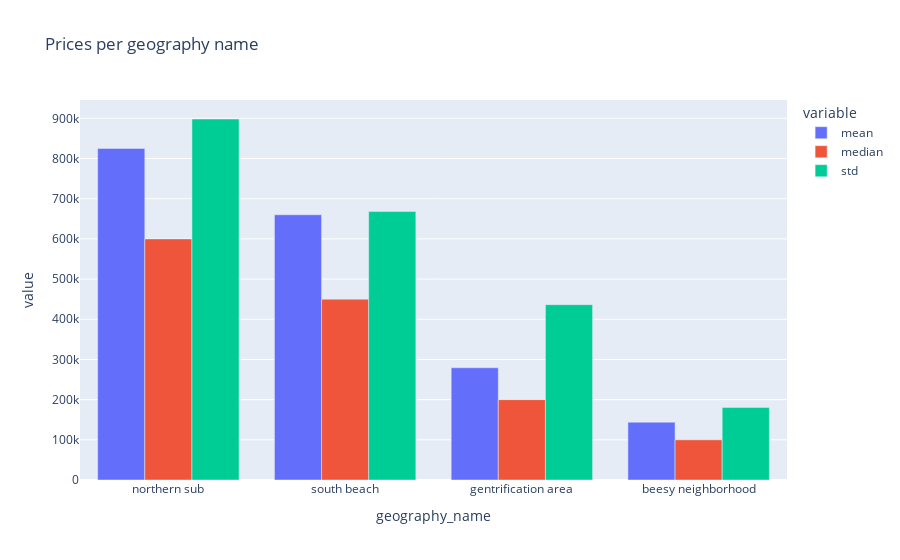

The code cell stored with this chart in its notebook:
### Markdown cell above
#### Prices  per geography name

### Code cell
geography_name=data[['price','geography_name']]
geography_name=geography_name.groupby(['geography_name']).agg({"price": [np.mean, np.median,np.std ]})
geography_name=geography_name.sort_values([('price', 'mean')], ascending=False)
geography_name=geography_name.droplevel(0, axis=1)
fig = px.bar(geography_name, x=geography_name.index, y=["mean", "median", "std"], title="Prices per geography name")
fig.update_layout(barmode='group')
fig.show()

### Figure 1 — Plotly figure (JSON) as saved in the notebook; plotly's stock layout.template omitted (floating-point values rounded to 4 significant figures)
{"data": [{"alignmentgroup": "True", "hovertemplate": "variable=mean<br>geography_name=%{x}<br>value=%{y}<extra></extra>", "legendgroup": "mean", "marker": {"color": "#636efa", "pattern": {"shape": ""}}, "name": "mean", "offsetgroup": "mean", "orientation": "v", "showlegend": true, "textposition": "auto", "type": "bar", "x": ["northern sub", "south beach", "gentrification area", "beesy neighborhood"], "xaxis": "x", "y": [825100.0, 660000.0, 279300.0, 143900.0], "yaxis": "y"}, {"alignmentgroup": "True", "hovertemplate": "variable=median<br>geography_name=%{x}<br>value=%{y}<extra></extra>", "legendgroup": "median", "marker": {"color": "#EF553B", "pattern": {"shape": ""}}, "name": "median", "offsetgroup": "median", "orientation": "v", "showlegend": true, "textposition": "auto", "type": "bar", "x": ["northern sub", "south beach", "gentrification area", "beesy neighborhood"], "xaxis": "x", "y": [600000, 450000, 200000, 100000], "yaxis": "y"}, {"alignmentgroup": "True", "hovertemplate": "variable=std<br>geography_name=%{x}<br>value=%{y}<extra></extra>", "legendgroup": "std", "marker": {"color": "#00cc96", "pattern": {"shape": ""}}, "name": "std", "offsetgroup": "std", "orientation": "v", "showlegend": true, "textposition": "auto", "type": "bar", "x": ["northern sub", "south beach", "gentrification area", "beesy neighborhood"], "xaxis": "x", "y": [898300.0, 668000.0, 436300.0, 180700.0], "yaxis": "y"}], "layout": {"barmode": "group", "legend": {"title": {"text": "variable"}, "tracegroupgap": 0}, "title": {"text": "Prices per geography name"}, "xaxis": {"anchor": "y", "domain": [0, 1], "title": {"text": "geography_name"}}, "yaxis": {"anchor": "x", "domain": [0, 1], "title": {"text": "value"}}}}
